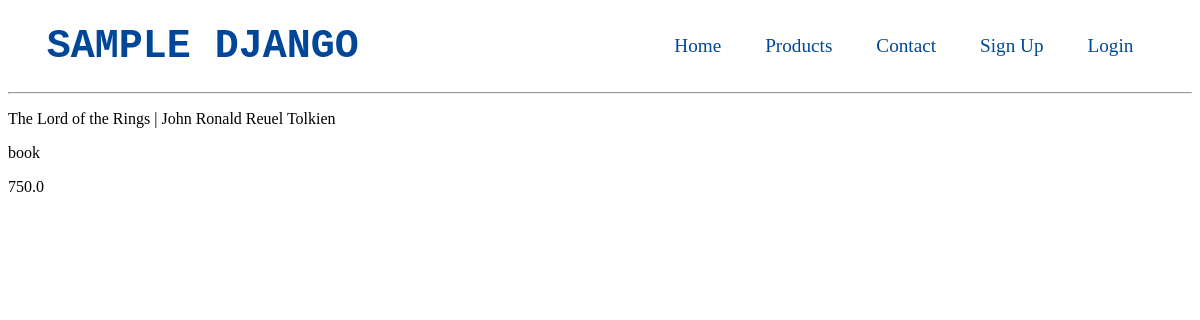
The page /product/6/ on the database its author committed.
### base/models.py (models this page shows, shortened)
class Product(models.Model):
    product_categorie = models.ForeignKey(Categorie,related_name='Products',on_delete=models.CASCADE)
    product_name = models.CharField(max_length=100)
    product_description = models.CharField(blank=True,null=True,max_length=500)
    product_price = models.FloatField(null=False,blank=False,default=0)
    product_user = models.ForeignKey(User,related_name='Product',on_delete=models.CASCADE)

### base/views.py (the view)
# urls.py: path('product/<int:pk>/',detail,name='detail'),
def detail (request,pk):
    item = get_object_or_404(Product,pk=pk)
    context = {
        'item' : item,
    }
    return render(request,'detail.html',context)

### templates/detail.html (shortened to what this page needs)
{% extends "base.html" %}
{% block content %}
    <div>
        <p>{{item.product_name}}</p>
        <p>{{item.product_description}}</p>
        <p>{{item.product_price}}</p>
    </div>
{% endblock %}

### rows shown on the page
Product: product_name "The Lord of the Rings | John Ronald Reuel Tolkien", product_description "book", product_price "750.0"
